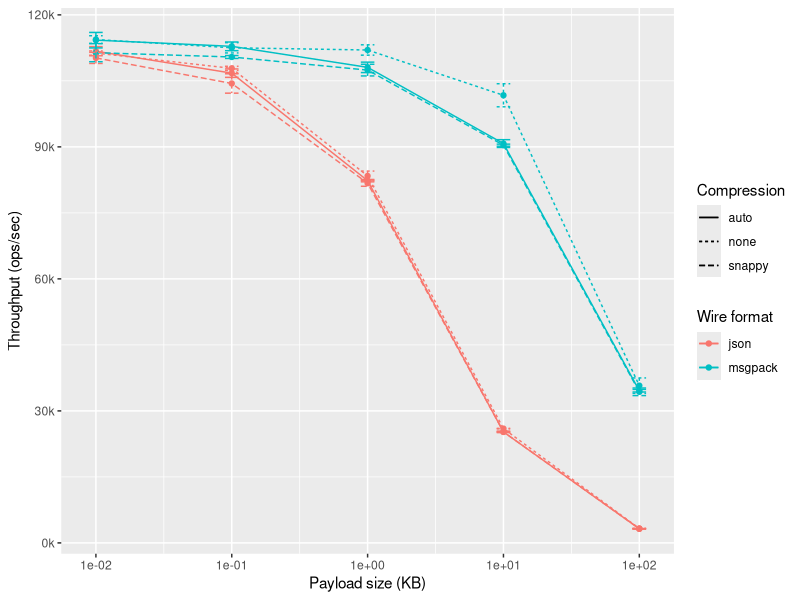

The R script that drew this image:
## ---- chunk 1
#| echo: false
library(tidyverse)
## ---- chunk 2
bench <- read_csv("benchmark.csv")

bench_summary <- bench %>%
  group_by(payload_size_kb, wire_format, compression) %>%
  summarise(
    payload_size_kb = first(payload_size_kb),
    wire_format = first(wire_format),
    compression = first(compression),
    mean_throughput = mean(throughput_ops),
    sd_throughput = sd(throughput_ops),
    ci_throughput = qt(0.975, df = n() - 1) * sd_throughput / sqrt(n()),
    .groups = "drop"
  ) %>%
  ungroup() %>%
  mutate(
    throughput_u = mean_throughput + ci_throughput,
    throughput_l = mean_throughput - ci_throughput
  )

K <- scales::trans_new(
  "K",
  transform = function(x) x / 1000,
  inverse = function(x) x * 1000,
  format = scales::label_number(scale = 1 / 1000, suffix = "k")
)

p <- bench_summary %>%
  ggplot(aes(x = payload_size_kb, y = mean_throughput, color = wire_format, linetype = compression)) +
  geom_line() +
  geom_point() +
  geom_errorbar(aes(ymin = throughput_l, ymax = throughput_u), width = 0.1) +
  scale_x_log10() +
  scale_y_continuous(transform = K) +
  labs(
    x = "Payload size (KB)",
    y = "Throughput (ops/sec)",
    color = "Wire format",
    linetype = "Compression"
  )
p
# ggsave("./figure_4.pdf", p, width = 6 * fig_scale, height = 3 * fig_scale)
# knitr::include_graphics("./figure_4.pdf")
